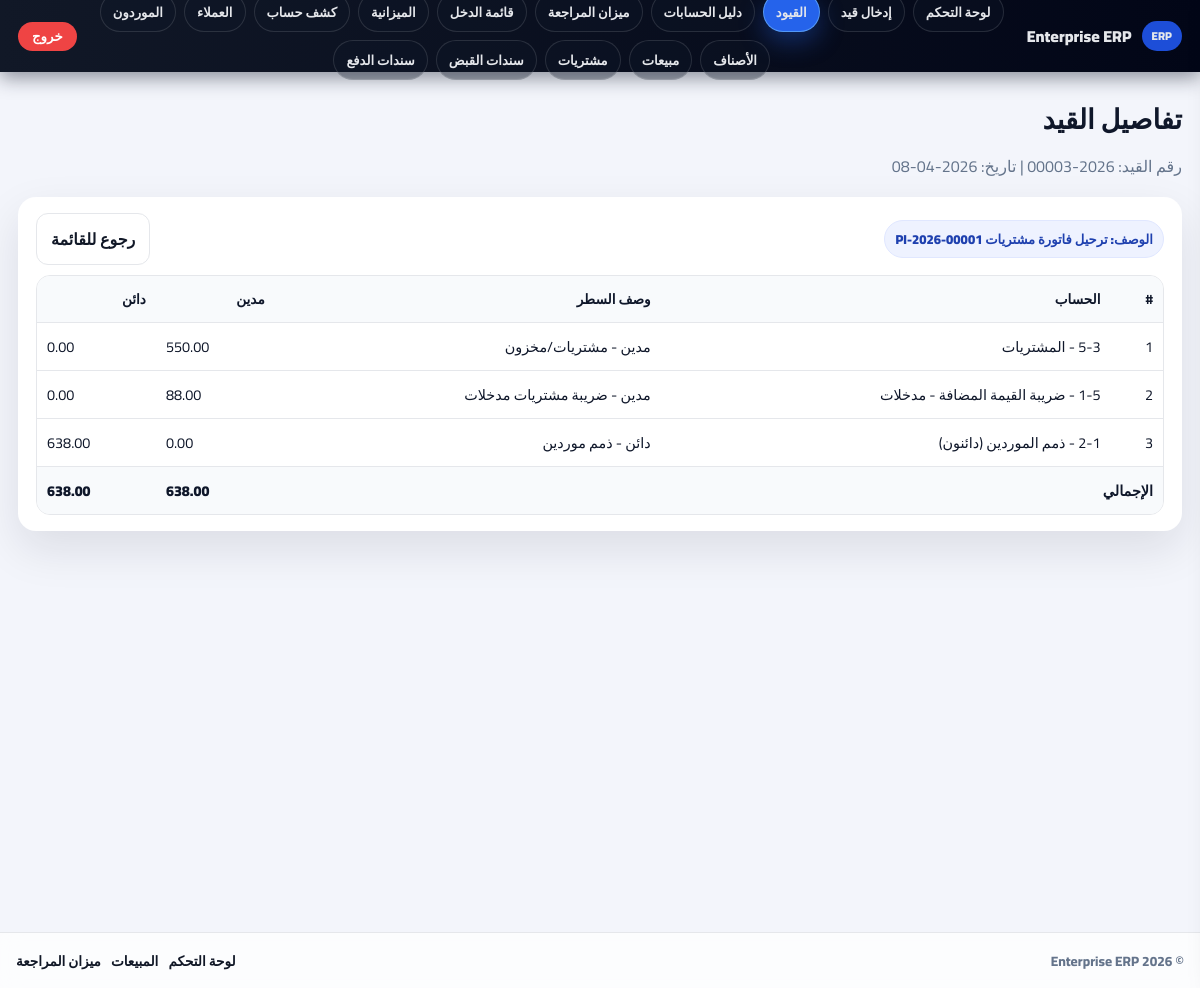
/20/accounting/acc1/public/journal-entries/show?id=3, run on the app's committed database.
### tables this page shows
CREATE TABLE `journal_entries` (
  `id` int(10) UNSIGNED NOT NULL,
  `entry_no` varchar(50) NOT NULL,
  `entry_date` date NOT NULL,
  `description` varchar(500) DEFAULT NULL,
  `status` enum('draft','posted','canceled') NOT NULL DEFAULT 'draft',
  `source_type` varchar(50) DEFAULT NULL,
  `source_id` int(10) UNSIGNED DEFAULT NULL,
  `branch_id` int(10) UNSIGNED DEFAULT NULL,
  `currency_code` varchar(10) DEFAULT NULL,
  `created_at` timestamp NULL DEFAULT current_timestamp(),
  `updated_at` timestamp NULL DEFAULT current_timestamp() ON UPDATE current_timestamp()
);

CREATE TABLE `journal_entry_lines` (
  `id` int(10) UNSIGNED NOT NULL,
  `journal_entry_id` int(10) UNSIGNED NOT NULL,
  `account_id` int(10) UNSIGNED NOT NULL,
  `line_no` int(10) UNSIGNED NOT NULL DEFAULT 1,
  `debit` decimal(18,4) NOT NULL DEFAULT 0.0000,
  `credit` decimal(18,4) NOT NULL DEFAULT 0.0000,
  `description` varchar(500) DEFAULT NULL,
  `created_at` timestamp NULL DEFAULT current_timestamp(),
  `updated_at` timestamp NULL DEFAULT current_timestamp() ON UPDATE current_timestamp()
);

CREATE TABLE `chart_of_accounts` (
  `id` int(10) UNSIGNED NOT NULL,
  `code` varchar(50) NOT NULL,
  `name_ar` varchar(255) NOT NULL,
  `name_en` varchar(255) DEFAULT NULL,
  `account_type` enum('asset','liability','equity','revenue','expense','other') NOT NULL,
  `sub_type` varchar(50) DEFAULT NULL,
  `parent_id` int(10) UNSIGNED DEFAULT NULL,
  `is_postable` tinyint(1) NOT NULL DEFAULT 1,
  `opening_debit` decimal(18,4) NOT NULL DEFAULT 0.0000,
  `opening_credit` decimal(18,4) NOT NULL DEFAULT 0.0000,
  `is_active` tinyint(1) NOT NULL DEFAULT 1,
  `notes` text DEFAULT NULL,
  `created_at` timestamp NULL DEFAULT current_timestamp(),
  `updated_at` timestamp NULL DEFAULT current_timestamp() ON UPDATE current_timestamp()
);

### app/Core/Router.php (called while the page is built, shortened)
<?php
class Router
{
    protected array $routes = [];
    public function __construct(array $routes = [])
    {
        $this->routes = $routes;
    }
    public function dispatch(string $method, string $uri): void
    {
        $method = strtoupper($method);
        $uri = rtrim($uri, '/') ?: '/';
        [$controllerClass, $action] = $this->routes[$method][$uri];
        $controller = new $controllerClass();
        call_user_func([$controller, $action]);
    }
}

### public/index.php (called while the page is built, shortened)
<?php
spl_autoload_register(function ($class) {
    $prefix = 'App\\';
    $base_dir = APP_PATH . '/';
    $len = strlen($prefix);
    $relative_class = substr($class, $len);
    $file = $base_dir . str_replace('\\', '/', $relative_class) . '.php';
});
require APP_PATH . '/Core/Router.php';
require APP_PATH . '/Config/Database.php';
$router = new Router($routes);
$requestUri = parse_url($_SERVER['REQUEST_URI'], PHP_URL_PATH);
$basePath = '/20/accounting/acc1/public';
if (strpos($requestUri, $basePath) === 0) {
    $requestUri = substr($requestUri, strlen($basePath));
}
$method = $_SERVER['REQUEST_METHOD'] ?? 'GET';
$router->dispatch($method, $requestUri);

### app/Config/Database.php (called while the page is built, shortened)
<?php
class Database
{
    private static ?PDO $connection = null;
    public static function getConnection(): PDO
    {
        if (self::$connection === null) {
            $host = 'localhost';
            $port = '3306';
            $db   = 'acc1';
            $user = 'acc1';
            $pass = '123@123_*8';
            $charset = 'utf8mb4';
            $dsn = "mysql:host=$host;port=$port;dbname=$db;charset=$charset";
            $options = [
                PDO::ATTR_ERRMODE            => PDO::ERRMODE_EXCEPTION,
                PDO::ATTR_DEFAULT_FETCH_MODE => PDO::FETCH_ASSOC,
                PDO::ATTR_EMULATE_PREPARES   => false,
            ];
            try {
                self::$connection = new PDO($dsn, $user, $pass, $options);
            } catch (PDOException $e) {
                http_response_code(500);
                header('Content-Type: text/plain; charset=utf-8');
                echo "Database connection failed:\n" . $e->getMessage();
                exit;
            }
        }
        return self::$connection;
    }
}

### app/Core/Model.php (called while the page is built, shortened)
<?php
class Model
{
    public function __construct()
    {
        $this->db = Database::getConnection();
    }
}

### app/Models/JournalEntry.php (called while the page is built, shortened)
<?php
class JournalEntry extends Model
{
    public function getEntryWithLines(int $entryId): array
    {
        $stmt = $this->db->prepare("
            SELECT je.*
            FROM journal_entries je
            WHERE je.id = :id
            LIMIT 1
        ");
        $stmt->execute([':id' => $entryId]);
        $entry = $stmt->fetch();
        $stmt = $this->db->prepare("
            SELECT
                jl.*,
                a.code AS account_code,
                a.name_ar AS account_name
            FROM journal_entry_lines jl
            INNER JOIN chart_of_accounts a ON a.id = jl.account_id
            WHERE jl.journal_entry_id = :id
            ORDER BY jl.line_no ASC, jl.id ASC
        ");
        $stmt->execute([':id' => $entryId]);
        $lines = $stmt->fetchAll();
        $totalDebit = 0.0;
        $totalCredit = 0.0;
        foreach ($lines as $l) {
            $totalDebit += (float)$l['debit'];
            $totalCredit += (float)$l['credit'];
        }
        return [
            'entry' => $entry,
            'lines' => $lines,
            'totals' => [
                'debit' => $totalDebit,
                'credit' => $totalCredit,
            ]
        ];
    }
}

### app/Core/View.php (called while the page is built, shortened)
<?php
class View
{
    public static function e($str): string
    {
        return htmlspecialchars((string)$str, ENT_QUOTES, 'UTF-8');
    }
    public static function money($n, int $decimals = 2): string
    {
        return number_format((float)$n, $decimals, '.', ',');
    }
}

### app/Controllers/WebJournalEntriesListController.php (the view, shortened to what this page needs)
<?php
class WebJournalEntriesListController
{
    public function show(): void
    {
        require APP_PATH . '/Views/layout.php';
        $id = (int)($_GET['id'] ?? 0);
        try {
            $model = new JournalEntry();
            $data = $model->getEntryWithLines($id);
            $e = $data['entry'];
            $lines = $data['lines'];
            echo "<div>
                    <div class='h1'>تفاصيل القيد</div>
                    <div class='sub'>رقم القيد: " . View::e($e['entry_no']) . " | تاريخ: " . View::e($e['entry_date']) . "</div>
                  </div>";
            echo "<div class='card'>
                    <div class='row' style='justify-content:space-between;align-items:center'>
                      <div class='pill'>الوصف: " . View::e($e['description']) . "</div>
                      <a class='btn-outline' href='/20/accounting/acc1/public/journal-entries'>رجوع للقائمة</a>
                    </div>
                    <table class='table'>
                      <thead>
                        <tr>
                          <th>#</th>
                          <th>الحساب</th>
                          <th>وصف السطر</th>
                          <th class='num'>مدين</th>
                          <th class='num'>دائن</th>
                        </tr>
                      </thead>
                      <tbody>";
            foreach ($lines as $l) {
                $acc = $l['account_code'] . ' - ' . $l['account_name'];
                echo "<tr>
                        <td>" . View::e($l['line_no']) . "</td>
                        <td>" . View::e($acc) . "</td>
                        <td>" . View::e($l['description']) . "</td>
                        <td class='num'>" . View::money($l['debit']) . "</td>
                        <td class='num'>" . View::money($l['credit']) . "</td>
                      </tr>";
            }
            echo "<tr style='font-weight:900;background:#f8fafc'>
                    <td colspan='3'>الإجمالي</td>
                    <td class='num'>" . View::money($data['totals']['debit']) . "</td>
                    <td class='num'>" . View::money($data['totals']['credit']) . "</td>
                  </tr>";
            echo "    </tbody>
                    </table>
                  </div>";
        } catch (\Throwable $e) {
            echo "<div class='card'>خطأ: " . View::e($e->getMessage()) . "</div>";
        }
        require APP_PATH . '/Views/footer.php';
    }
}

### public/assets/app.css (style rules this page uses)
:root { --bg:#f3f5fb; --nav:#020617; --card:#fff; --primary:#2563eb; --danger:#ef4444; --muted:#64748b; --shadow:0 18px 45px rgba(15,23,42,.10); --r:18px; --border:#e5e7eb; --soft:#f8fafc; --headerH:72px; --footerH:56px; }
* { box-sizing:border-box }
html,body { height:100% }
body { margin:0; font-family:'Cairo',Tahoma,Arial; background:var(--bg); color:#0f172a; direction:rtl; }
a { text-decoration:none }
.h1 { font-size:1.7rem;font-weight:1000;margin:0 }
.sub { color:var(--muted);margin-top:6px }
.card { background:var(--card); border-radius:var(--r); box-shadow:var(--shadow); padding:16px 18px; margin-top:16px; }
.pill { display:inline-block; background:#eef2ff; border:1px solid #e0e7ff; color:#1e40af; padding:6px 10px; border-radius:999px; font-weight:900; font-size:.82rem; }
.row { display:flex;gap:12px;flex-wrap:wrap;align-items:center }
.btn-outline { background:#fff; border:1px solid var(--border); color:#111827; padding:10px 14px; border-radius:12px; font-weight:900; cursor:pointer; display:inline-block; }
.table { width:100%; border-collapse:separate; border-spacing:0; margin-top:10px; overflow:hidden; border-radius:14px; border:1px solid var(--border); }
.table th { background:var(--soft); text-align:right; font-size:.85rem; padding:10px; border-bottom:1px solid var(--border); }
.table td { padding:10px; border-bottom:1px solid var(--border); font-size:.9rem; vertical-align:middle; }
.table tr:last-child td { border-bottom:0 }
.num { text-align:left; direction:ltr; font-variant-numeric:tabular-nums; }

### data on the page
journal_entries: entry_date "2026-04-08", description "ترحيل فاتورة مشتريات PI-2026-00001"
journal_entry_lines: line_no "1", account.name_ar "5-3 - المشتريات", description "مدين - مشتريات/مخزون", debit "550.00", credit "0.00"
journal_entry_lines: line_no "2", account.name_ar "1-5 - ضريبة القيمة المضافة - مدخلات", description "مدين - ضريبة مشتريات مدخلات", debit "88.00", credit "0.00"
journal_entry_lines: line_no "3", account.name_ar "2-1 - ذمم الموردين (دائنون)", description "دائن - ذمم موردين", debit "0.00", credit "638.00"

### other printed values
View::e($it['label']) "لوحة التحكم"
View::e($it['label']) "إدخال قيد"
View::e($it['label']) "القيود"
View::e($it['label']) "دليل الحسابات"
View::e($it['label']) "ميزان المراجعة"
View::e($it['label']) "قائمة الدخل"
View::e($it['label']) "الميزانية"
View::e($it['label']) "كشف حساب"
View::e($it['label']) "العملاء"
View::e($it['label']) "الموردون"
View::e($it['label']) "الأصناف"
View::e($it['label']) "مبيعات"
View::e($it['label']) "مشتريات"
View::e($it['label']) "سندات القبض"
View::e($it['label']) "سندات الدفع"
